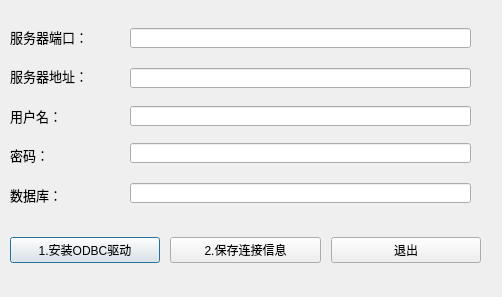
<?xml version="1.0" encoding="UTF-8"?>
<ui version="4.0">
 <class>DlgClientConfigure</class>
 <widget class="QDialog" name="DlgClientConfigure">
  <property name="geometry">
   <rect>
    <x>0</x>
    <y>0</y>
    <width>502</width>
    <height>297</height>
   </rect>
  </property>
  <property name="windowTitle">
   <string>参数配置</string>
  </property>
  <property name="windowIcon">
   <iconset resource="../qrc/Top.qrc">
    <normaloff>:/new/wl/Logo_ico.png</normaloff>:/new/wl/Logo_ico.png</iconset>
  </property>
  <widget class="QLineEdit" name="lineEditPassword">
   <property name="geometry">
    <rect>
     <x>130</x>
     <y>143</y>
     <width>341</width>
     <height>20</height>
    </rect>
   </property>
   <property name="echoMode">
    <enum>QLineEdit::Password</enum>
   </property>
  </widget>
  <widget class="QLineEdit" name="lineEditServerPort">
   <property name="geometry">
    <rect>
     <x>130</x>
     <y>28</y>
     <width>341</width>
     <height>20</height>
    </rect>
   </property>
  </widget>
  <widget class="QLineEdit" name="lineEditDB">
   <property name="geometry">
    <rect>
     <x>130</x>
     <y>183</y>
     <width>341</width>
     <height>20</height>
    </rect>
   </property>
  </widget>
  <widget class="QLineEdit" name="lineEditServerAddr">
   <property name="geometry">
    <rect>
     <x>130</x>
     <y>68</y>
     <width>341</width>
     <height>20</height>
    </rect>
   </property>
  </widget>
  <widget class="QLineEdit" name="lineEditUserName">
   <property name="geometry">
    <rect>
     <x>130</x>
     <y>106</y>
     <width>341</width>
     <height>20</height>
    </rect>
   </property>
  </widget>
  <widget class="QWidget" name="verticalLayoutWidget">
   <property name="geometry">
    <rect>
     <x>10</x>
     <y>20</y>
     <width>91</width>
     <height>191</height>
    </rect>
   </property>
   <layout class="QVBoxLayout" name="verticalLayout">
    <item>
     <widget class="QLabel" name="label_3">
      <property name="font">
       <font>
        <family>宋体</family>
        <pointsize>10</pointsize>
       </font>
      </property>
      <property name="text">
       <string>服务器端口：</string>
      </property>
     </widget>
    </item>
    <item>
     <widget class="QLabel" name="label_2">
      <property name="font">
       <font>
        <family>宋体</family>
        <pointsize>10</pointsize>
       </font>
      </property>
      <property name="text">
       <string>服务器地址：</string>
      </property>
     </widget>
    </item>
    <item>
     <widget class="QLabel" name="label_4">
      <property name="font">
       <font>
        <family>宋体</family>
        <pointsize>10</pointsize>
       </font>
      </property>
      <property name="text">
       <string>用户名：</string>
      </property>
     </widget>
    </item>
    <item>
     <widget class="QLabel" name="label_5">
      <property name="font">
       <font>
        <family>宋体</family>
        <pointsize>10</pointsize>
       </font>
      </property>
      <property name="text">
       <string>密码：</string>
      </property>
     </widget>
    </item>
    <item>
     <widget class="QLabel" name="label_6">
      <property name="font">
       <font>
        <family>宋体</family>
        <pointsize>10</pointsize>
       </font>
      </property>
      <property name="text">
       <string>数据库：</string>
      </property>
     </widget>
    </item>
   </layout>
  </widget>
  <widget class="QWidget" name="horizontalLayoutWidget">
   <property name="geometry">
    <rect>
     <x>10</x>
     <y>230</y>
     <width>471</width>
     <height>41</height>
    </rect>
   </property>
   <layout class="QHBoxLayout" name="horizontalLayout_3">
    <property name="spacing">
     <number>10</number>
    </property>
    <item>
     <widget class="QPushButton" name="pbSetupODBC">
      <property name="text">
       <string>1.安装ODBC驱动</string>
      </property>
     </widget>
    </item>
    <item>
     <widget class="QPushButton" name="pbSaveInfo">
      <property name="text">
       <string>2.保存连接信息</string>
      </property>
     </widget>
    </item>
    <item>
     <widget class="QPushButton" name="qbQuit">
      <property name="text">
       <string>退出</string>
      </property>
     </widget>
    </item>
   </layout>
  </widget>
 </widget>
 <resources>
  <include location="../qrc/Top.qrc"/>
 </resources>
 <connections/>
 <slots>
  <slot>SetupODBCClick()</slot>
  <slot>SaveInfoClick()</slot>
  <slot>QuitClick()</slot>
 </slots>
</ui>
